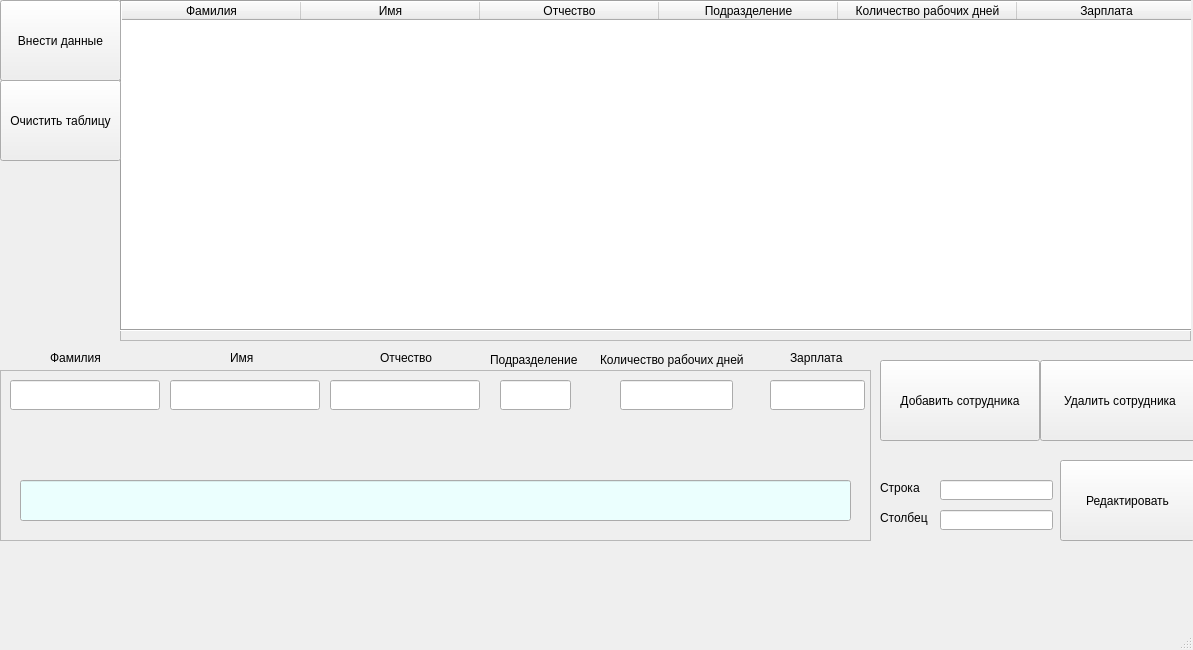
<?xml version="1.0" encoding="UTF-8"?>
<ui version="4.0">
 <class>MainWindow</class>
 <widget class="QMainWindow" name="MainWindow">
  <property name="enabled">
   <bool>true</bool>
  </property>
  <property name="geometry">
   <rect>
    <x>0</x>
    <y>0</y>
    <width>1193</width>
    <height>650</height>
   </rect>
  </property>
  <property name="windowTitle">
   <string>Список сотрудников</string>
  </property>
  <widget class="QWidget" name="centralwidget">
   <widget class="QFrame" name="frame">
    <property name="geometry">
     <rect>
      <x>120</x>
      <y>0</y>
      <width>1071</width>
      <height>341</height>
     </rect>
    </property>
    <property name="frameShape">
     <enum>QFrame::StyledPanel</enum>
    </property>
    <property name="frameShadow">
     <enum>QFrame::Raised</enum>
    </property>
    <widget class="QTableWidget" name="tableWidget">
     <property name="geometry">
      <rect>
       <x>0</x>
       <y>0</y>
       <width>1081</width>
       <height>331</height>
      </rect>
     </property>
     <property name="frameShape">
      <enum>QFrame::Box</enum>
     </property>
     <property name="frameShadow">
      <enum>QFrame::Sunken</enum>
     </property>
     <property name="autoScrollMargin">
      <number>16</number>
     </property>
     <property name="rowCount">
      <number>0</number>
     </property>
     <property name="columnCount">
      <number>6</number>
     </property>
     <attribute name="horizontalHeaderVisible">
      <bool>true</bool>
     </attribute>
     <attribute name="horizontalHeaderDefaultSectionSize">
      <number>179</number>
     </attribute>
     <column>
      <property name="text">
       <string>Фамилия</string>
      </property>
     </column>
     <column>
      <property name="text">
       <string>Имя</string>
      </property>
     </column>
     <column>
      <property name="text">
       <string>Отчество</string>
      </property>
     </column>
     <column>
      <property name="text">
       <string>Подразделение</string>
      </property>
     </column>
     <column>
      <property name="text">
       <string>Количество рабочих дней</string>
      </property>
     </column>
     <column>
      <property name="text">
       <string>Зарплата</string>
      </property>
     </column>
    </widget>
   </widget>
   <widget class="QPushButton" name="pushButton_2">
    <property name="geometry">
     <rect>
      <x>0</x>
      <y>80</y>
      <width>121</width>
      <height>81</height>
     </rect>
    </property>
    <property name="text">
     <string>Очистить таблицу</string>
    </property>
   </widget>
   <widget class="QPushButton" name="pushButton_3">
    <property name="geometry">
     <rect>
      <x>880</x>
      <y>360</y>
      <width>160</width>
      <height>81</height>
     </rect>
    </property>
    <property name="text">
     <string>Добавить сотрудника</string>
    </property>
   </widget>
   <widget class="QFrame" name="frame_2">
    <property name="geometry">
     <rect>
      <x>0</x>
      <y>370</y>
      <width>871</width>
      <height>171</height>
     </rect>
    </property>
    <property name="frameShape">
     <enum>QFrame::StyledPanel</enum>
    </property>
    <property name="frameShadow">
     <enum>QFrame::Raised</enum>
    </property>
    <widget class="QLineEdit" name="lineEdit">
     <property name="geometry">
      <rect>
       <x>20</x>
       <y>110</y>
       <width>831</width>
       <height>41</height>
      </rect>
     </property>
     <property name="palette">
      <palette>
       <active>
        <colorrole role="WindowText">
         <brush brushstyle="SolidPattern">
          <color alpha="255">
           <red>0</red>
           <green>0</green>
           <blue>255</blue>
          </color>
         </brush>
        </colorrole>
        <colorrole role="Text">
         <brush brushstyle="SolidPattern">
          <color alpha="255">
           <red>0</red>
           <green>0</green>
           <blue>255</blue>
          </color>
         </brush>
        </colorrole>
        <colorrole role="Base">
         <brush brushstyle="SolidPattern">
          <color alpha="255">
           <red>235</red>
           <green>255</green>
           <blue>254</blue>
          </color>
         </brush>
        </colorrole>
        <colorrole role="PlaceholderText">
         <brush brushstyle="SolidPattern">
          <color alpha="128">
           <red>0</red>
           <green>0</green>
           <blue>255</blue>
          </color>
         </brush>
        </colorrole>
       </active>
       <inactive>
        <colorrole role="WindowText">
         <brush brushstyle="SolidPattern">
          <color alpha="255">
           <red>0</red>
           <green>0</green>
           <blue>255</blue>
          </color>
         </brush>
        </colorrole>
        <colorrole role="Text">
         <brush brushstyle="SolidPattern">
          <color alpha="255">
           <red>0</red>
           <green>0</green>
           <blue>255</blue>
          </color>
         </brush>
        </colorrole>
        <colorrole role="Base">
         <brush brushstyle="SolidPattern">
          <color alpha="255">
           <red>235</red>
           <green>255</green>
           <blue>254</blue>
          </color>
         </brush>
        </colorrole>
        <colorrole role="PlaceholderText">
         <brush brushstyle="SolidPattern">
          <color alpha="128">
           <red>0</red>
           <green>0</green>
           <blue>255</blue>
          </color>
         </brush>
        </colorrole>
       </inactive>
       <disabled>
        <colorrole role="WindowText">
         <brush brushstyle="SolidPattern">
          <color alpha="255">
           <red>120</red>
           <green>120</green>
           <blue>120</blue>
          </color>
         </brush>
        </colorrole>
        <colorrole role="Text">
         <brush brushstyle="SolidPattern">
          <color alpha="255">
           <red>120</red>
           <green>120</green>
           <blue>120</blue>
          </color>
         </brush>
        </colorrole>
        <colorrole role="Base">
         <brush brushstyle="SolidPattern">
          <color alpha="255">
           <red>240</red>
           <green>240</green>
           <blue>240</blue>
          </color>
         </brush>
        </colorrole>
        <colorrole role="PlaceholderText">
         <brush brushstyle="SolidPattern">
          <color alpha="128">
           <red>0</red>
           <green>0</green>
           <blue>0</blue>
          </color>
         </brush>
        </colorrole>
       </disabled>
      </palette>
     </property>
     <property name="text">
      <string/>
     </property>
    </widget>
    <widget class="QLineEdit" name="lineEdit_4">
     <property name="geometry">
      <rect>
       <x>10</x>
       <y>10</y>
       <width>150</width>
       <height>30</height>
      </rect>
     </property>
    </widget>
    <widget class="QLineEdit" name="lineEdit_5">
     <property name="geometry">
      <rect>
       <x>170</x>
       <y>10</y>
       <width>150</width>
       <height>30</height>
      </rect>
     </property>
    </widget>
    <widget class="QLineEdit" name="lineEdit_6">
     <property name="geometry">
      <rect>
       <x>330</x>
       <y>10</y>
       <width>150</width>
       <height>30</height>
      </rect>
     </property>
    </widget>
    <widget class="QLineEdit" name="lineEdit_7">
     <property name="geometry">
      <rect>
       <x>500</x>
       <y>10</y>
       <width>71</width>
       <height>30</height>
      </rect>
     </property>
    </widget>
    <widget class="QLineEdit" name="lineEdit_8">
     <property name="geometry">
      <rect>
       <x>620</x>
       <y>10</y>
       <width>113</width>
       <height>30</height>
      </rect>
     </property>
    </widget>
    <widget class="QLineEdit" name="lineEdit_9">
     <property name="geometry">
      <rect>
       <x>770</x>
       <y>10</y>
       <width>95</width>
       <height>30</height>
      </rect>
     </property>
    </widget>
   </widget>
   <widget class="QPushButton" name="pushButton">
    <property name="geometry">
     <rect>
      <x>0</x>
      <y>0</y>
      <width>121</width>
      <height>81</height>
     </rect>
    </property>
    <property name="text">
     <string>Внести данные</string>
    </property>
   </widget>
   <widget class="QPushButton" name="pushButton_4">
    <property name="geometry">
     <rect>
      <x>1060</x>
      <y>460</y>
      <width>135</width>
      <height>81</height>
     </rect>
    </property>
    <property name="text">
     <string>Редактировать</string>
    </property>
   </widget>
   <widget class="QLineEdit" name="lineEdit_2">
    <property name="geometry">
     <rect>
      <x>940</x>
      <y>480</y>
      <width>113</width>
      <height>20</height>
     </rect>
    </property>
   </widget>
   <widget class="QLineEdit" name="lineEdit_3">
    <property name="geometry">
     <rect>
      <x>940</x>
      <y>510</y>
      <width>113</width>
      <height>20</height>
     </rect>
    </property>
   </widget>
   <widget class="QPushButton" name="pushButton_5">
    <property name="geometry">
     <rect>
      <x>1040</x>
      <y>360</y>
      <width>160</width>
      <height>81</height>
     </rect>
    </property>
    <property name="text">
     <string>Удалить сотрудника</string>
    </property>
   </widget>
   <widget class="QLabel" name="label">
    <property name="geometry">
     <rect>
      <x>50</x>
      <y>350</y>
      <width>55</width>
      <height>16</height>
     </rect>
    </property>
    <property name="text">
     <string>Фамилия</string>
    </property>
   </widget>
   <widget class="QLabel" name="label_2">
    <property name="geometry">
     <rect>
      <x>230</x>
      <y>350</y>
      <width>31</width>
      <height>16</height>
     </rect>
    </property>
    <property name="text">
     <string>Имя</string>
    </property>
   </widget>
   <widget class="QLabel" name="label_3">
    <property name="geometry">
     <rect>
      <x>380</x>
      <y>350</y>
      <width>55</width>
      <height>16</height>
     </rect>
    </property>
    <property name="text">
     <string>Отчество</string>
    </property>
   </widget>
   <widget class="QLabel" name="label_4">
    <property name="geometry">
     <rect>
      <x>490</x>
      <y>350</y>
      <width>91</width>
      <height>20</height>
     </rect>
    </property>
    <property name="text">
     <string>Подразделение</string>
    </property>
   </widget>
   <widget class="QLabel" name="label_5">
    <property name="geometry">
     <rect>
      <x>600</x>
      <y>350</y>
      <width>151</width>
      <height>20</height>
     </rect>
    </property>
    <property name="text">
     <string>Количество рабочих дней</string>
    </property>
   </widget>
   <widget class="QLabel" name="label_6">
    <property name="geometry">
     <rect>
      <x>790</x>
      <y>350</y>
      <width>55</width>
      <height>16</height>
     </rect>
    </property>
    <property name="text">
     <string>Зарплата</string>
    </property>
   </widget>
   <widget class="QLabel" name="label_7">
    <property name="geometry">
     <rect>
      <x>880</x>
      <y>480</y>
      <width>55</width>
      <height>16</height>
     </rect>
    </property>
    <property name="text">
     <string>Строка</string>
    </property>
   </widget>
   <widget class="QLabel" name="label_8">
    <property name="geometry">
     <rect>
      <x>880</x>
      <y>510</y>
      <width>55</width>
      <height>16</height>
     </rect>
    </property>
    <property name="text">
     <string>Столбец</string>
    </property>
   </widget>
  </widget>
  <widget class="QMenuBar" name="menubar">
   <property name="geometry">
    <rect>
     <x>0</x>
     <y>0</y>
     <width>1193</width>
     <height>26</height>
    </rect>
   </property>
  </widget>
  <widget class="QStatusBar" name="statusbar"/>
 </widget>
 <resources/>
 <connections>
  <connection>
   <sender>pushButton_2</sender>
   <signal>clicked()</signal>
   <receiver>tableWidget</receiver>
   <slot>clearContents()</slot>
   <hints>
    <hint type="sourcelabel">
     <x>319</x>
     <y>349</y>
    </hint>
    <hint type="destinationlabel">
     <x>301</x>
     <y>222</y>
    </hint>
   </hints>
  </connection>
 </connections>
</ui>
